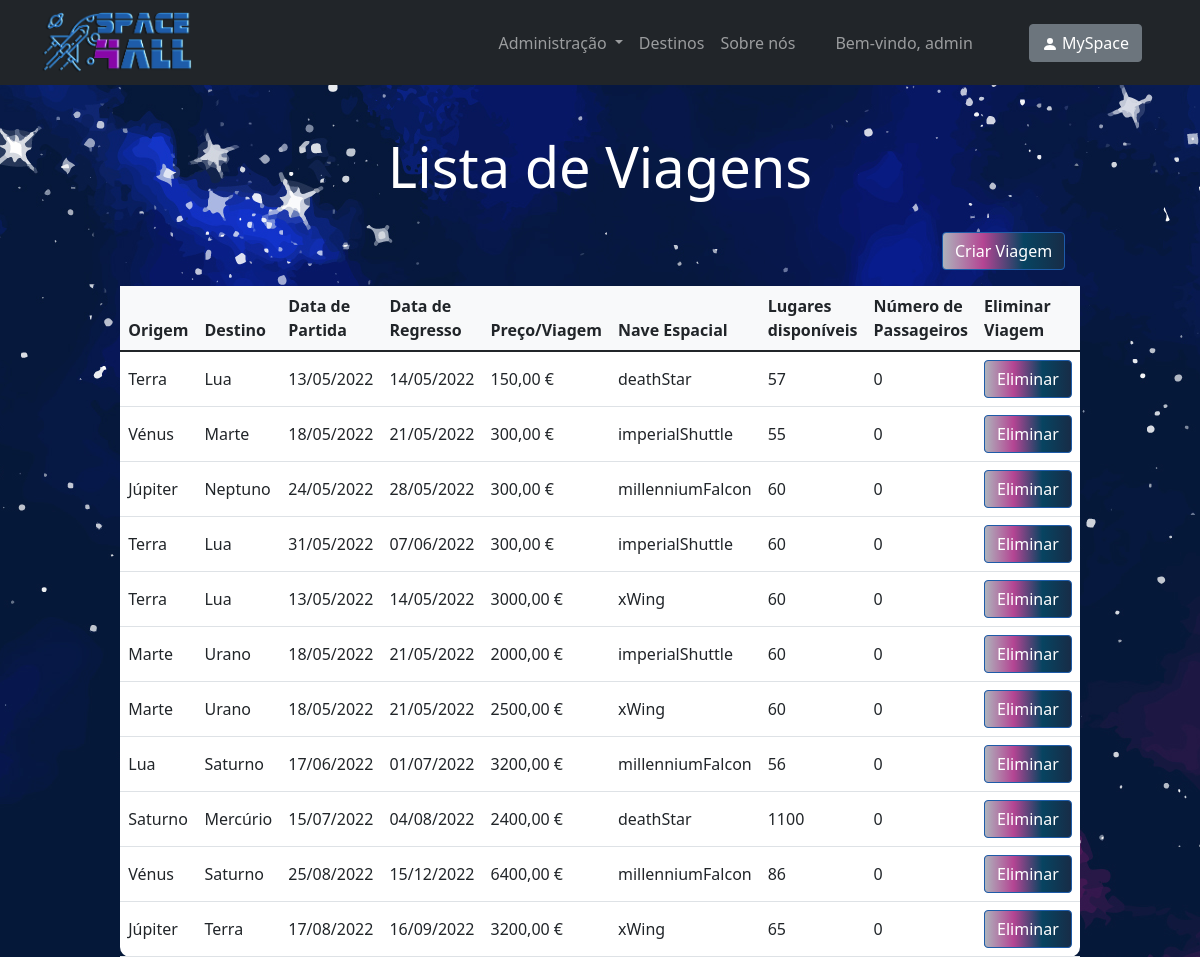
/trip-list (signed in), run on the app's committed database.
### space_trip/models.py (models this page shows)
class Trip(models.Model):
 origin = models.CharField(max_length=50)
 destination = models.CharField(max_length=50)
 departure_date = models.DateTimeField('departure_date')
 return_date = models.DateTimeField('return_date')
 price = models.IntegerField(default=600)
 spaceship = models.CharField(max_length=50)
 available_seats = models.IntegerField(default=60)
 number_of_passengers = models.IntegerField(default=0)

### space_trip/views.py (the view)
# urls.py: path("trip-list", views.tripList, name="trip-list"),
def tripList(request):
    trip_list = Trip.objects.all()
    return render(request, 'space_trip/trip-list.html', {'trip_list': trip_list})

### space_trip/templates/space_trip/trip-list.html (shortened to what this page needs)
{% extends "./index.html" %}
{% load static %}
{% block body %}
<div>
      <br><br>
       <h1 style="color: white; text-align: center;" class="glow display-4">Lista de Viagens</h1>
      <br>
      <a href="{% url 'space_trip:trip-management' %}"><button class="btn btn-primary btn-block fa-lg gradient-custom-2 mb-3" style="position: relative; left: 78.5%">Criar Viagem</button></a>
      <br>
      {% if trip_list %}
          <table class="table align-middle mb-0 bg-white w-75" style="border-radius: 10px; margin-left: auto; margin-right: auto;">
            <thead class="bg-light">
              <tr>
                <th>Origem</th>
                <th>Destino</th>
                <th>Data de Partida</th>
                <th>Data de Regresso</th>
                <th>Preço/Viagem</th>
                <th>Nave Espacial</th>
                <th>Lugares disponíveis</th>
                <th>Número de Passageiros</th>
                <th>Eliminar Viagem</th>
              </tr>
            </thead>
            <tbody>
            {% for trip in trip_list %}
                  <tr>
                    <td>
                        {{ trip.origin }}
                    </td>
                    <td>
                        {{ trip.destination }}
                    </td>
                    <td>
                        {{ trip.departure_date|date:"d/m/Y" }}
                    </td>
                    <td>
                        {{ trip.return_date|date:"d/m/Y" }}
                    </td>
                    <td>
                        {{ trip.price }},00 €
                    </td>
                    <td>
                        {{ trip.spaceship }}
                    </td>
                    <td>
                        {{ trip.available_seats }}
                    </td>
                    <td>
                        {{ trip.number_of_passengers }}
                    </td>
                    <td>
                        <form action="{% url 'space_trip:deleteTrip' trip.id %}" method="get" onSubmit="return confirm('Tem a certeza de que deseja eliminar a viagem?')">
                            <input class="btn btn-primary btn-block fa-lg gradient-custom-2" type="submit" value="Eliminar" />
                        </form>
                    </td>
                  </tr>
                {% endfor %}
            </tbody>
          </table>
    {% else %}
        <h1 style="color: white; text-align: center;" class="glow display-4">Não existem viagens disponíveis</h1>
    {% endif %}
</div>
{% endblock %}

### space_trip/templates/space_trip/index.html (shortened to what this page needs)
<!DOCTYPE html>
<html lang="pt">
<head>
    {% load static %}
    <link rel="stylesheet" type="text/css" href="{% static 'space_trip/css/bootstrap.css' %}">
</head>
{% block navbar %}
<nav id="navbar_top" class="navbar navbar-expand-lg navbar-dark bg-dark">
    <div class="container">
        <a class="navbar-brand me-2" href="{% url 'space_trip:index' %}">
            <img src="{% static 'spicy space/Space4All - effects.png' %}" height="60px" alt="Logo"
                 loading="lazy" style="margin-top: -1px;"/>
        </a>
        <div class="collapse navbar-collapse" id="navbarButtonsExample">
            <div class="mx-5">
                <ul class="navbar-nav" style="position: relative;">
                    {% if request.user.is_authenticated and request.user.is_superuser %}
                    <li class="nav-item dropdown">
                        <a class="nav-link dropdown-toggle" id="navbarDropdown" role="button" data-toggle="dropdown" aria-haspopup="true" aria-expanded="false">
                          Administração
                        </a>
                    </li>
                    {% endif %}
                    <li class="nav-item">
                        <a class="nav-link" href="{% url 'space_trip:destinations' %}">Destinos</a>
                    </li>
                    <li class="nav-item">
                        <a class="nav-link" href="{% url 'space_trip:about-us' %}">Sobre nós</a>
                    </li>
                    {% if request.user.is_authenticated %}
                    <li class="ms-4 nav-item glow">
                        <a class="nav-link">Bem-vindo, {{request.user.username}}</a>
                    </li>
                    {% endif %}
                </ul>
            </div>
            <div class="d-flex align-items-center">
                {% if request.user.is_authenticated %}
                    <a type="button" class="btn btn-secondary me-3" href="{% url 'space_trip:profile' %}">
                        <svg xmlns="http://www.w3.org/2000/svg" width="16" height="16" fill="currentColor" class="bi bi-person-fill" viewBox="0 0 16 16">
                            <path d="M3 14s-1 0-1-1 1-4 6-4 6 3 6 4-1 1-1 1H3zm5-6a3 3 0 1 0 0-6 3 3 0 0 0 0 6z"/>
                        </svg>
                        MySpace
                    </a>
                {% endif %}
            </div>
        </div>
    </div>
</nav>
{% endblock %}
{% block body %}{% endblock %}
</html>

### space_trip/templates/space_trip/index.html (style rules this page uses)
.glow { color: #fff; text-align: left; animation: glow 1s ease-in-out infinite alternate; }

### data on the page
Trip: origin "Terra", destination "Lua", departure_date "13/05/2022", return_date "14/05/2022", price "150", spaceship "deathStar", available_seats "57", number_of_passengers "0"
Trip: origin "Vénus", destination "Marte", departure_date "18/05/2022", return_date "21/05/2022", price "300", spaceship "imperialShuttle", available_seats "55", number_of_passengers "0"
Trip: origin "Júpiter", destination "Neptuno", departure_date "24/05/2022", return_date "28/05/2022", price "300", spaceship "millenniumFalcon", available_seats "60", number_of_passengers "0"
Trip: origin "Terra", destination "Lua", departure_date "31/05/2022", return_date "07/06/2022", price "300", spaceship "imperialShuttle", available_seats "60", number_of_passengers "0"
Trip: origin "Terra", destination "Lua", departure_date "13/05/2022", return_date "14/05/2022", price "3000", spaceship "xWing", available_seats "60", number_of_passengers "0"
Trip: origin "Marte", destination "Urano", departure_date "18/05/2022", return_date "21/05/2022", price "2000", spaceship "imperialShuttle", available_seats "60", number_of_passengers "0"
Trip: origin "Marte", destination "Urano", departure_date "18/05/2022", return_date "21/05/2022", price "2500", spaceship "xWing", available_seats "60", number_of_passengers "0"
Trip: origin "Lua", destination "Saturno", departure_date "17/06/2022", return_date "01/07/2022", price "3200", spaceship "millenniumFalcon", available_seats "56", number_of_passengers "0"
Trip: origin "Saturno", destination "Mercúrio", departure_date "15/07/2022", return_date "04/08/2022", price "2400", spaceship "deathStar", available_seats "1100", number_of_passengers "0"
Trip: origin "Vénus", destination "Saturno", departure_date "25/08/2022", return_date "15/12/2022", price "6400", spaceship "millenniumFalcon", available_seats "86", number_of_passengers "0"
Trip: origin "Júpiter", destination "Terra", departure_date "17/08/2022", return_date "16/09/2022", price "3200", spaceship "xWing", available_seats "65", number_of_passengers "0"

### other printed values
{{ request.user.username }} "admin"
